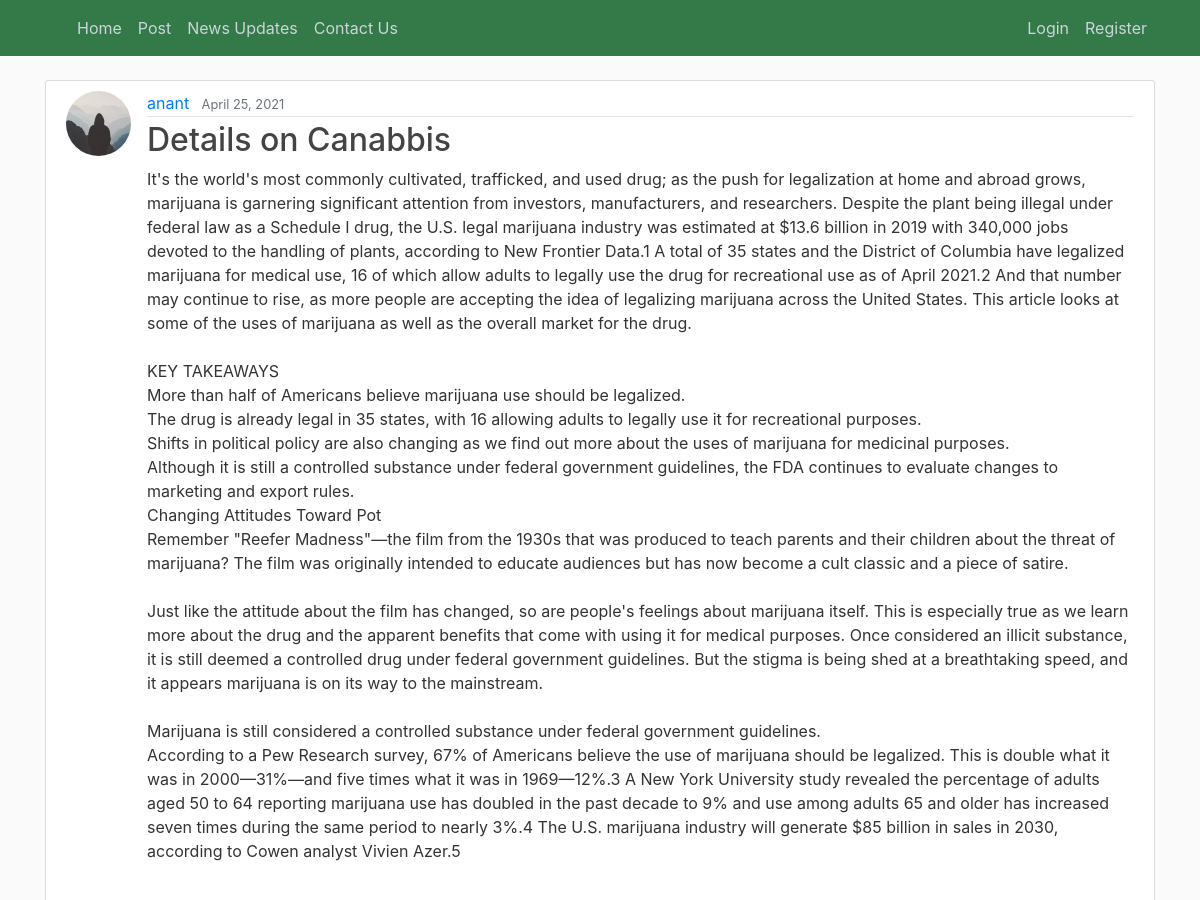
/publish/ (upper part), run on an earlier commit of the app's database.
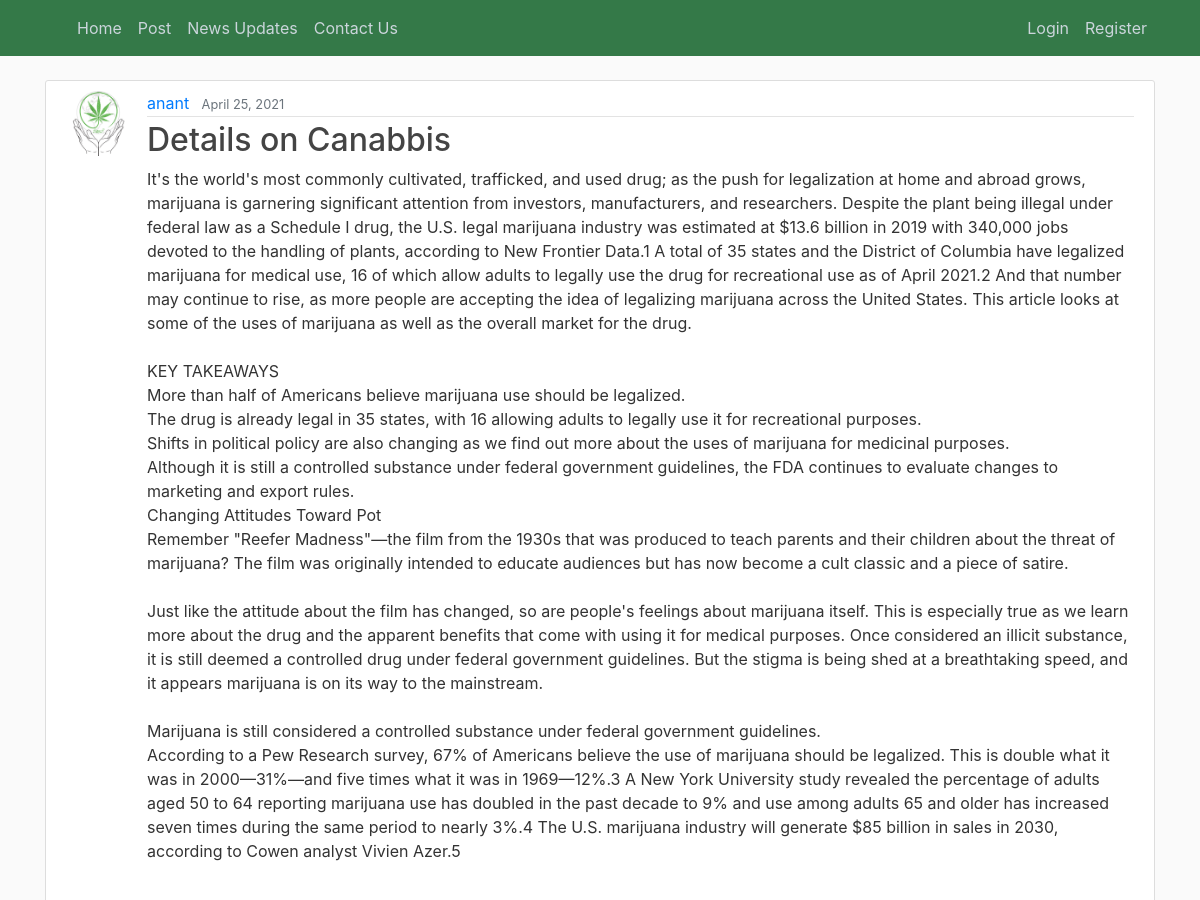
And on a later commit of the database.
### blog/models.py (models this page shows, shortened)
class Post(models.Model):
    title = models.CharField(max_length=100)
    content = models.TextField()
    date_posted = models.DateTimeField(default=timezone.now)
    author = models.ForeignKey(User, on_delete=models.CASCADE)

### users/models.py (models this page shows, shortened)
class Profile(models.Model):
    user = models.OneToOneField(User, on_delete=models.CASCADE)
    image = models.ImageField(default='default.jpg', upload_to='profile_pics')

### blog/views.py (the view)
# urls.py: path('publish/', PostListView.as_view(), name='blog-home'),
class PostListView(ListView):
    model = Post
    template_name = 'blog/home.html'  # <app>/<model>_<viewtype>.html
    context_object_name = 'posts'
    ordering = ['-date_posted']
    paginate_by = 5

### blog/templates/blog/home.html (shortened to what this page needs)
{% extends "blog/base.html" %}
{% block content %}
    {% for post in posts %}
        <article class="media content-section">
          <img class="rounded-circle article-img" src="{{ post.author.profile.image.url }}">
          <div class="media-body">
            <div class="article-metadata">
              <a class="mr-2" href="{% url 'user-posts' post.author.username %}">{{ post.author }}</a>
              <small class="text-muted">{{ post.date_posted|date:"F d, Y" }}</small>
            </div>
            <h2><a class="article-title" href="{% url 'post-detail' post.id %}">{{ post.title }}</a></h2>
            <p class="article-content">{{ post.content }}</p>
          </div>
        </article>
    {% endfor %}
{% endblock content %}

What changed in the data, as far as the page shows it:
changed through a linked row, Post "Details on Canabbis": author.profile.image: picture added in place of a placeholder
